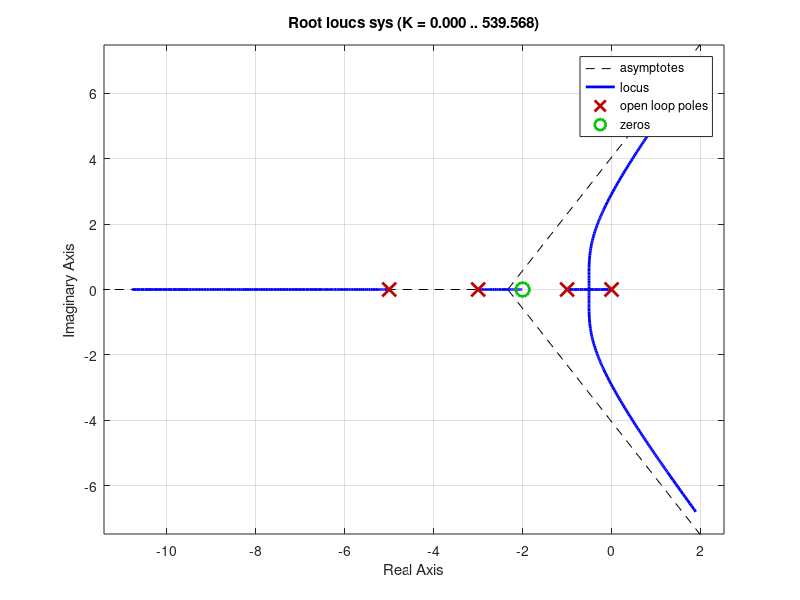

Recreate this plot in MATLAB.
clc;
close all;
clear all;
n=[1 2];
d1=conv([1 0],[1 1]) % To combine two factorized terms
d2=conv([1 3],[1 5])
d=conv(d1,d2)
sys=tf(n,d)
rlocus(sys)
